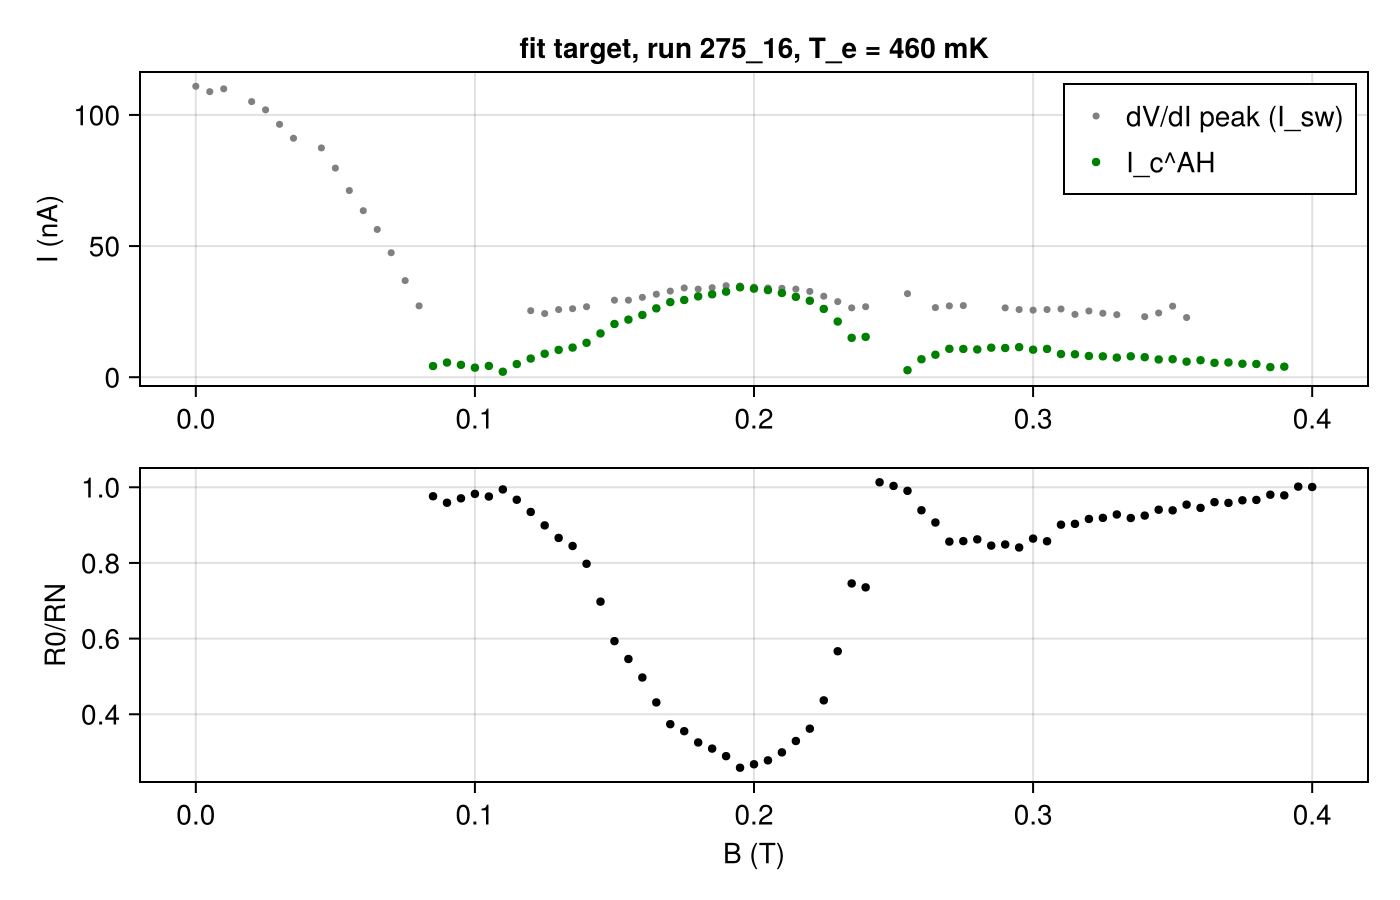

Write the Julia code that produced this figure.
# Fit target for the Zeeman-corrected refit: the measured R_0/R_N(B) and I_c^AH(B) of the main
# device, extracted exactly as Fig. 3 of the preprint (plots/plotters/theo_exp_core.jl,
# `process_data`, experimental part only): run 250mK_DEV13_275_16 (Exp_Data() default),
# R_s = 5490 Ω, β = 0.95, Savitzky-Golay window 50, B ∈ (0.08, 0.4) T, T_e = 460 mK.
# Run from the SP45 root:  julia --project=plots wip/refit_zeeman/target.jl
using Parameters, JLD2, DelimitedFiles, Statistics, SavitzkyGolay, Roots, Bessels, Peaks
using CairoMakie
include(joinpath(pwd(), "plots", "kitchen", "data_reader.jl"))
include(joinpath(pwd(), "plots", "kitchen", "Ic_reader.jl"))

const Te = 460.0          # mK, the published T_e (from the resolved 1L peak; experimental, kept)
const Blims = (0.08, 0.4)

exp_data = Exp_Data()
Ts, Is, dVdImat, _, _ = prepare_data(exp_data, 120)
Isw, _, _ = extract_peak_currents(dVdImat, Is, Ts)      # dV/dI peak (switching) current, nA
RNs = compute_normal_resistances(dVdImat, Is, Isw)
i0 = findmin(abs.(Is))[2]
r0 = vec(dVdImat[:, i0] ./ RNs)
γ = γAH.(abs.(r0))
IcAH = 0.0209 .* Te .* γ                                   # nA (as published)

iB = findall(B -> Blims[1] < B <= Blims[2], Ts)
B = Ts[iB]
jldsave("wip/refit_zeeman/target.jld2"; B, r0 = r0[iB], IcAH = IcAH[iB], Isw = Isw[iB],
    Ball = Ts, Iswall = Isw, Te, run = exp_data.lockin)
open("wip/refit_zeeman/target.csv", "w") do io
    println(io, "B_T,R0_over_RN,IcAH_nA,Isw_nA")
    for i in eachindex(B)
        println(io, join((B[i], r0[iB][i], IcAH[iB][i], Isw[iB][i]), ","))
    end
end

fig = Figure(size = (700, 450))
ax1 = Axis(fig[1, 1]; ylabel = "I (nA)", title = "fit target, run 275_16, T_e = 460 mK")
scatter!(ax1, Ts, Isw; color = :gray, markersize = 5, label = "dV/dI peak (I_sw)")
scatter!(ax1, B, IcAH[iB]; color = :green, markersize = 6, label = "I_c^AH")
axislegend(ax1; position = :rt)
ax2 = Axis(fig[2, 1]; xlabel = "B (T)", ylabel = "R0/RN")
scatter!(ax2, B, r0[iB]; color = :black, markersize = 6)
linkxaxes!(ax1, ax2)
save("wip/refit_zeeman/target.png", fig)
println("target: $(length(B)) field points, IcAH max $(round(maximum(filter(isfinite, IcAH[iB])); digits = 1)) nA")
